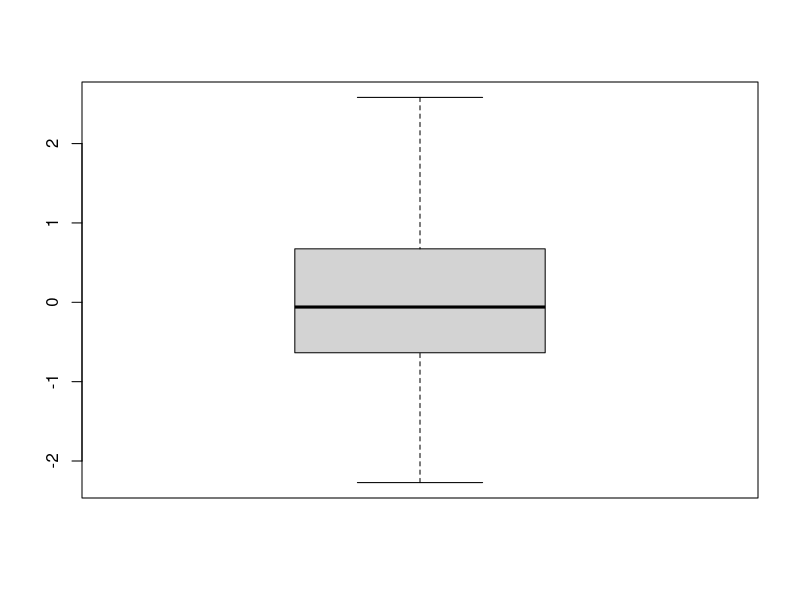
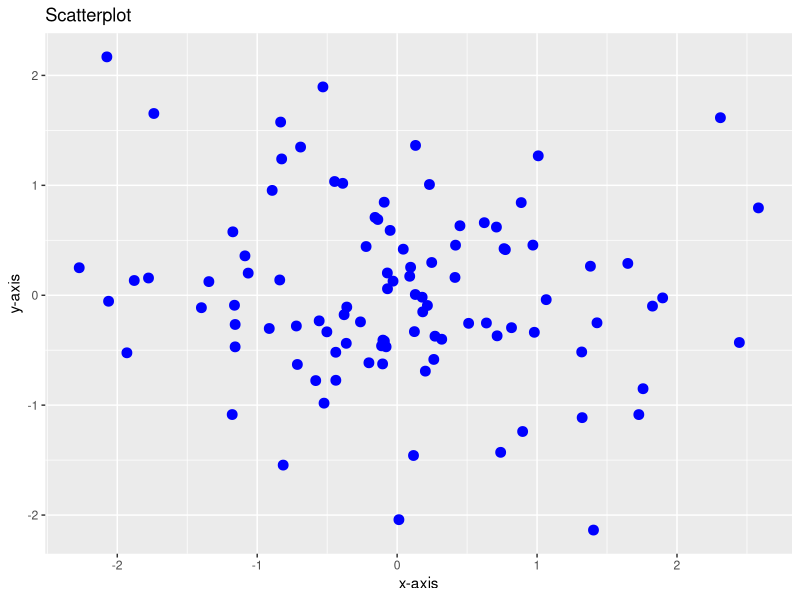

Recreate these plots in R, in order.
install.packages("ggplot")
library(ggplot2)
set.seed(100)
x<-rnorm(100,mean=0,sd=1)
x
y<-rnorm(100,mean=0,sd=1)
boxplot(x)
dat<-as.data.frame(cbind(x,y))
dat
ggplot()+geom_point(data=dat, aes(x=x,y=y),size=3, color="blue")+ ggtitle("Scatterplot")+labs(y= "y-axis", x = "x-axis")
